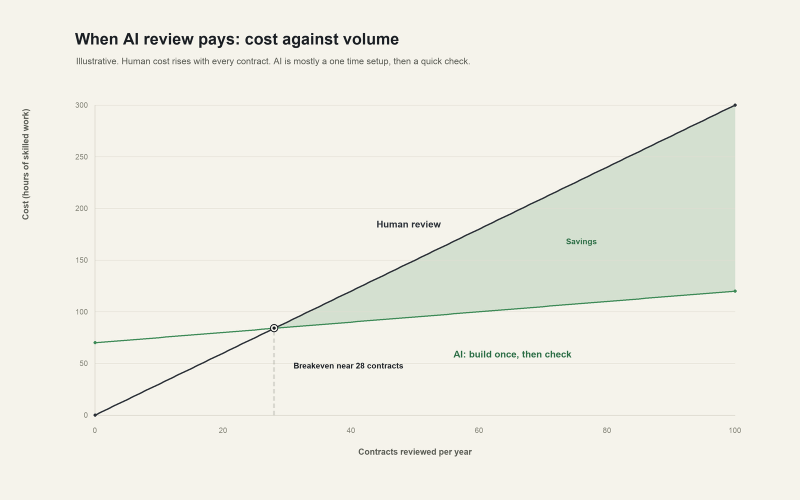
#> input picture assets/tokenomics-breakeven.png, 1600 x 1000 px (shown at 1/2 size)
$ python make_cover.py ../assets/tokenomics-breakeven.png
#> lines starting #> are read from the running program, lines starting #| are printed output that depends on the picture
#!/usr/bin/env python3
"""Crop and resize a generated cover image to exact LinkedIn article size.

Image generators respect aspect ratio but almost never the pixel size you ask
for, so run whatever they hand back through this.

LinkedIn article cover: 1200 x 644 (1.86:1). Substack post cover is close
enough at 1200 x 630, available with --substack.

Centre-crops to the target ratio, then resizes. Nothing is squashed.

Usage:
    python scripts/make_cover.py raw-cover.png
    python scripts/make_cover.py raw-cover.png assets/2026-09-05-cover.png
    python scripts/make_cover.py raw-cover.png --substack
    python scripts/make_cover.py raw-cover.png --anchor top
"""
from __future__ import annotations

import argparse
import sys
from pathlib import Path

from PIL import Image

SIZES = {
    "linkedin": (1200, 644),
    "substack": (1200, 630),
}


def fit(img: Image.Image, target: tuple[int, int], anchor: str) -> Image.Image:
    tw, th = target
    target_ratio = tw / th
    w, h = img.size
    ratio = w / h

    if ratio > target_ratio:
        # too wide, trim the sides
        new_w = round(h * target_ratio)
        if anchor == "left":
            left = 0
        elif anchor == "right":
            left = w - new_w
        else:
            left = (w - new_w) // 2
        box = (left, 0, left + new_w, h)
    else:
        # too tall, trim top and bottom
        new_h = round(w / target_ratio)
        if anchor == "top":
            top = 0
        elif anchor == "bottom":
            top = h - new_h
        else:
            top = (h - new_h) // 2
        box = (0, top, w, top + new_h)

    return img.crop(box).resize(target, Image.LANCZOS)


def main() -> int:
    p = argparse.ArgumentParser(description=__doc__,
                                formatter_class=argparse.RawDescriptionHelpFormatter)
    p.add_argument("src", help="the generated image")
    p.add_argument("dst", nargs="?", help="output path (default: <src>-cover.png)")
    p.add_argument("--substack", action="store_true", help="1200 x 630 instead of 1200 x 644")
    p.add_argument("--anchor", default="center",
                   choices=["center", "top", "bottom", "left", "right"],
                   help="which part to keep when cropping (default: center)")
    args = p.parse_args()

    src = Path(args.src)
    if not src.exists():
        sys.stderr.write(f"no such file: {src}\n")
        return 1

    target = SIZES["substack" if args.substack else "linkedin"]
    dst = Path(args.dst) if args.dst else src.with_name(f"{src.stem}-cover.png")

    with Image.open(src) as img:
#> img is the input picture: PIL image 1600x1000 RGB; mean R, G, B 238.8, 238.5, 229.6
        img = img.convert("RGB")
        before = img.size
#> before = (1600, 1000)
        out = fit(img, target, args.anchor)
#> in fit, `return img.crop(box).resize(target, Image.LANCZOS)`:
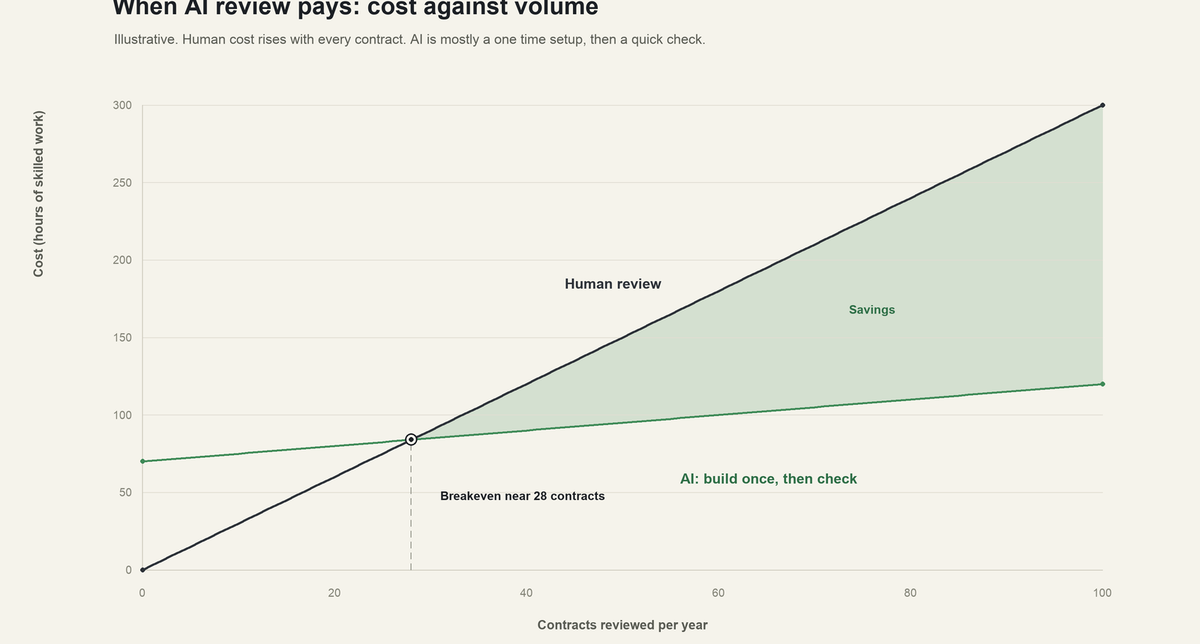
#> returned value: PIL image 1200x644 RGB; mean R, G, B 237.7, 237.8, 228.8
        out.save(dst, "PNG", optimize=True)

    print(f"{before[0]}x{before[1]} -> {target[0]}x{target[1]}  {dst}")
#| 1600x1000 -> 1200x644  ../assets/tokenomics-breakeven-cover.png
    return 0


if __name__ == "__main__":
    raise SystemExit(main())
#> (the program exits here)

$ run again, on assets/tokenomics-framework.png
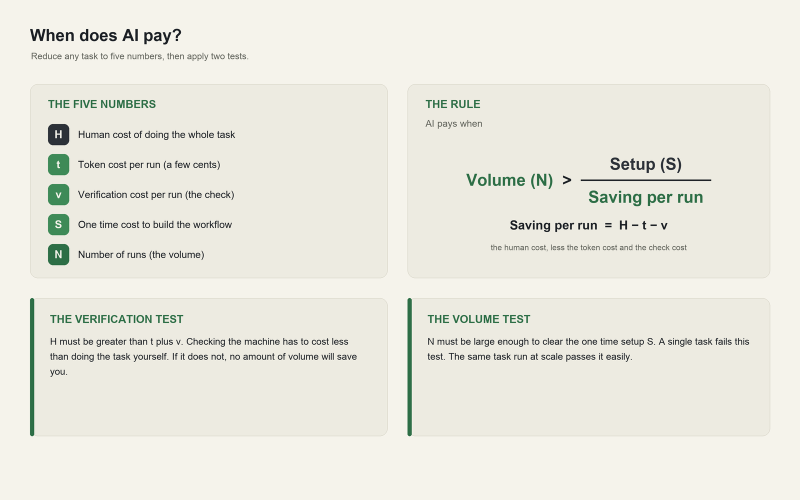
#> input picture assets/tokenomics-framework.png, 1600 x 1000 px (shown at 1/2 size)
#> in main, img is the input picture: PIL image 1600x1000 RGB; mean R, G, B 234.4, 233.4, 224
#> in fit, `return img.crop(box).resize(target, Image.LANCZOS)`:
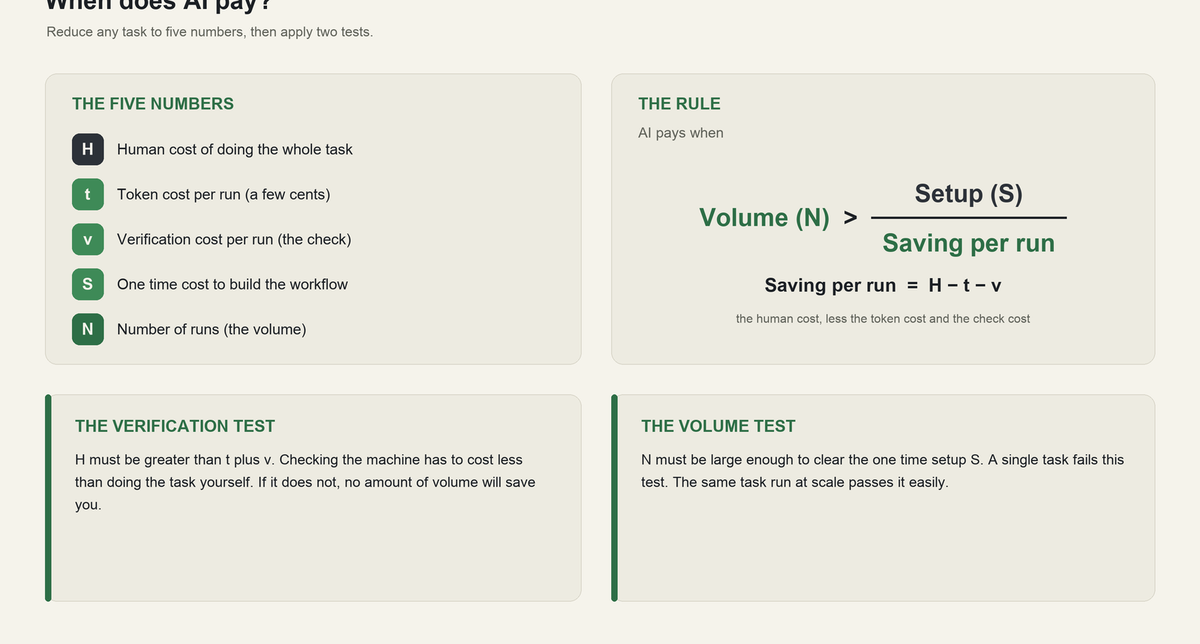
#> returned value: PIL image 1200x644 RGB; mean R, G, B 232.8, 231.9, 222.3
#| 1600x1000 -> 1200x644  ../assets/tokenomics-framework-cover.png
